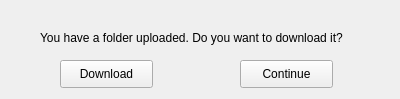
<?xml version="1.0" encoding="UTF-8"?>
<ui version="4.0">
 <class>DownloadWindow</class>
 <widget class="QWidget" name="DownloadWindow">
  <property name="geometry">
   <rect>
    <x>0</x>
    <y>0</y>
    <width>400</width>
    <height>99</height>
   </rect>
  </property>
  <property name="windowTitle">
   <string>DownloadWindow</string>
  </property>
  <widget class="QPushButton" name="pushButton">
   <property name="geometry">
    <rect>
     <x>60</x>
     <y>60</y>
     <width>93</width>
     <height>28</height>
    </rect>
   </property>
   <property name="text">
    <string>Download</string>
   </property>
  </widget>
  <widget class="QPushButton" name="pushButton_2">
   <property name="geometry">
    <rect>
     <x>240</x>
     <y>60</y>
     <width>93</width>
     <height>28</height>
    </rect>
   </property>
   <property name="text">
    <string>Continue</string>
   </property>
  </widget>
  <widget class="QLabel" name="label">
   <property name="geometry">
    <rect>
     <x>40</x>
     <y>30</y>
     <width>341</width>
     <height>16</height>
    </rect>
   </property>
   <property name="text">
    <string>You have a folder uploaded. Do you want to download it?</string>
   </property>
  </widget>
 </widget>
 <layoutdefault spacing="6" margin="11"/>
 <resources/>
 <connections/>
</ui>
